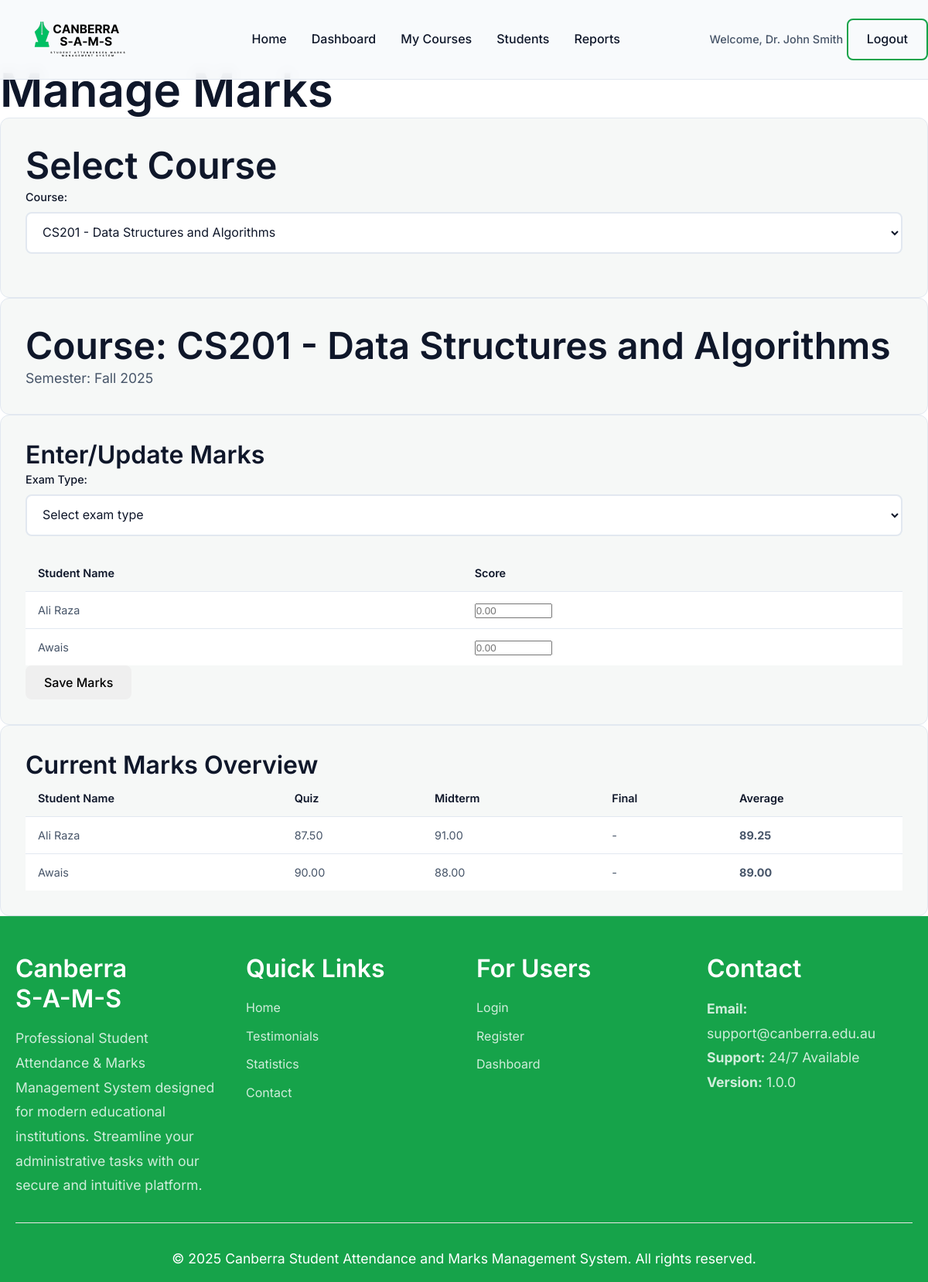
The app's page /marks.php?course_id=2 (signed in) with its own data.
### tables this page shows
CREATE TABLE courses (
    course_id INT AUTO_INCREMENT PRIMARY KEY,
    course_name VARCHAR(255) NOT NULL,
    course_code VARCHAR(20) UNIQUE NOT NULL,
    semester VARCHAR(50) NOT NULL,
    lecturer_id INT NOT NULL,
    created_at TIMESTAMP DEFAULT CURRENT_TIMESTAMP,
    FOREIGN KEY (lecturer_id) REFERENCES users(user_id) ON DELETE CASCADE
);

CREATE TABLE users (
    user_id INT AUTO_INCREMENT PRIMARY KEY,
    name VARCHAR(255) NOT NULL,
    email VARCHAR(255) UNIQUE NOT NULL,
    password VARCHAR(255) NOT NULL,
    role ENUM('student', 'lecturer') NOT NULL,
    created_at TIMESTAMP DEFAULT CURRENT_TIMESTAMP
);

### marks.php (the view, shortened to what this page needs)
<?php
require_once 'includes/header.php';
$user = current_user();
$course_id = $_GET['course_id'] ?? '';
if ($course_id) {
    try {
        $stmt = $pdo->prepare("SELECT * FROM courses WHERE course_id = ? AND lecturer_id = ?");
        $stmt->execute([$course_id, $user['user_id']]);
$course = $stmt->fetch();
    } catch (Exception $e) {
        header('Location: courses.php');
    exit;
}
}
try {
    $stmt = $pdo->prepare("SELECT course_id, course_name, course_code FROM courses WHERE lecturer_id = ? ORDER BY course_code");
    $stmt->execute([$user['user_id']]);
    $lecturer_courses = $stmt->fetchAll();
} catch (Exception $e) {
    $lecturer_courses = [];
}
$enrolled_students = [];
if ($course_id) {
    try {
$stmt = $pdo->prepare("
            SELECT u.user_id, u.name, u.email
            FROM users u
            JOIN enrollments e ON u.user_id = e.student_id
    WHERE e.course_id = ?
            ORDER BY u.name
");
$stmt->execute([$course_id]);
        $enrolled_students = $stmt->fetchAll();
    } catch (Exception $e) {
        $enrolled_students = [];
    }
}
$existing_marks = [];
if ($course_id) {
    try {
        $stmt = $pdo->prepare("SELECT student_id, exam_type, score FROM marks WHERE course_id = ?");
        $stmt->execute([$course_id]);
        $marks_records = $stmt->fetchAll();
        foreach ($marks_records as $record) {
            $existing_marks[$record['student_id']][$record['exam_type']] = $record['score'];
        }
    } catch (Exception $e) {
        $existing_marks = [];
    }
}
?>
<h1>Manage Marks</h1>
<div class="card">
    <h2>Select Course</h2>
    <form method="GET">
        <div class="form-group">
            <label for="course_id">Course:</label>
            <select id="course_id" name="course_id" onchange="this.form.submit()">
                <?php foreach ($lecturer_courses as $c): ?>
                    <option value="<?php echo $c['course_id']; ?>"
                            <?php echo $course_id == $c['course_id'] ? 'selected' : ''; ?>>
                        <?php echo htmlspecialchars($c['course_code'] . ' - ' . $c['course_name']); ?>
                    </option>
                <?php endforeach; ?>
            </select>
        </div>
    </form>
</div>
<?php if ($course_id && $course): ?>
    <div class="card">
        <h2>Course: <?php echo htmlspecialchars($course['course_code'] . ' - ' . $course['course_name']); ?></h2>
        <p>Semester: <?php echo htmlspecialchars($course['semester']); ?></p>
    </div>
    <?php if (empty($enrolled_students)): ?>
        <div class="card">
            <p>No students enrolled in this course. <a href="students.php?course_id=<?php echo $course_id; ?>">Enroll students first</a>.</p>
        </div>
    <?php else: ?>
        <div class="card">
            <h3>Enter/Update Marks</h3>
            <form method="POST">
                <div class="form-group">
                    <label for="exam_type">Exam Type:</label>
                    <select id="exam_type" name="exam_type" required>
                        <option value="">Select exam type</option>
                    </select>
                </div>
                <table class="table">
                    <thead>
                        <tr>
                            <th>Student Name</th>
                            <th>Score</th>
                        </tr>
                    </thead>
                    <tbody>
                        <?php foreach ($enrolled_students as $student): ?>
                            <tr>
                                <td><?php echo htmlspecialchars($student['name']); ?></td>
                                <td>
                                    <input type="number"
                                           name="marks[<?php echo $student['user_id']; ?>]"
                                           min="0"
                                           max="100"
                                           step="0.01"
                                           placeholder="0.00"
                                           style="width: 100px;">
                                </td>
                            </tr>
                        <?php endforeach; ?>
                    </tbody>
                </table>
                <button type="submit" class="btn btn-success">Save Marks</button>
            </form>
        </div>
        <div class="card">
            <h3>Current Marks Overview</h3>
            <table class="table">
                <thead>
                    <tr>
                        <th>Student Name</th>
                        <th>Quiz</th>
                        <th>Midterm</th>
                        <th>Final</th>
                        <th>Average</th>
                    </tr>
                </thead>
                <tbody>
                    <?php foreach ($enrolled_students as $student): ?>
                        <?php
                        $quiz = $existing_marks[$student['user_id']]['quiz'] ?? null;
                        $midterm = $existing_marks[$student['user_id']]['midterm'] ?? null;
                        $final = $existing_marks[$student['user_id']]['final'] ?? null;
                        $scores = array_filter([$quiz, $midterm, $final], function($v) { return $v !== null; });
                        $average = !empty($scores) ? round(array_sum($scores) / count($scores), 2) : null;
                        ?>
                        <tr>
                            <td><?php echo htmlspecialchars($student['name']); ?></td>
                            <td><?php echo $quiz !== null ? number_format($quiz, 2) : '-'; ?></td>
                            <td><?php echo $midterm !== null ? number_format($midterm, 2) : '-'; ?></td>
                            <td><?php echo $final !== null ? number_format($final, 2) : '-'; ?></td>
                            <td><strong><?php echo $average !== null ? number_format($average, 2) : '-'; ?></strong></td>
                        </tr>
                    <?php endforeach; ?>
                </tbody>
            </table>
        </div>
    <?php endif; ?>
<?php endif; ?>
<?php require_once 'includes/footer.php'; ?>

### assets/css/style.css (style rules this page uses)
:root { --bg: #ffffff; --surface: #f6f8f7; --text: #0f172a; --muted: #475569; --line: #e2e8f0; --accent: #16a34a; --accent-2: #22c55e; }
* { margin: 0; padding: 0; box-sizing: border-box; }
html { scroll-behavior: smooth; }
body { font-family: 'Inter', sans-serif; background: var(--bg); color: var(--text); line-height: 1.6; overflow-x: hidden; }
h1, h2, h3, h4, h5, h6 { font-family: 'Inter', sans-serif; font-weight: 600; line-height: 1.2; }
h1 { font-size: clamp(2.5rem, 5vw, 4rem); }
h2 { font-size: clamp(2rem, 4vw, 3rem); }
h3 { font-size: clamp(1.5rem, 3vw, 2rem); }
p { font-size: 1.1rem; color: var(--muted); }
.btn { display: inline-flex; align-items: center; justify-content: center; padding: 12px 24px; border: none; border-radius: 8px; font-weight: 500; text-decoration: none; transition: all 0.3s ease; cursor: pointer; font-size: 1rem; font-family: inherit; }
.card { background: var(--surface); border: 1px solid var(--line); border-radius: 12px; padding: 32px; transition: all 0.3s ease; position: relative; overflow: hidden; }
.form-group { margin-bottom: 24px; }
.form-group label { display: block; margin-bottom: 8px; font-weight: 500; color: var(--text); font-size: 0.9rem; }
.form-group input, .form-group select { width: 100%; padding: 14px 16px; border: 2px solid var(--line); border-radius: 8px; font-size: 1rem; font-family: inherit; background: var(--bg); color: var(--text); transition: all 0.3s ease; }
.table { width: 100%; border-collapse: collapse; background: var(--bg); }
.table th, .table td { padding: 12px 16px; text-align: left; border-bottom: 1px solid var(--line); }
.table th { background: var(--surface); font-weight: 600; color: var(--text); font-size: 0.9rem; }
.table td { color: var(--muted); font-size: 0.9rem; }
.table tbody tr:last-child td { border-bottom: none; }

### records on screen
courses: course_code+course_name "CS201 - Data Structures and Algorithms", semester "Fall 2025"
users: name "Ali Raza", user_id "87.50", user_id "91.00", user_id "89.25"
users: name "Awais", user_id "90.00", user_id "88.00", user_id "89.00"

### other values on screen
$user['name'] "Dr. John Smith"
form field course_id "CS201 - Data Structures and Algorithms"
